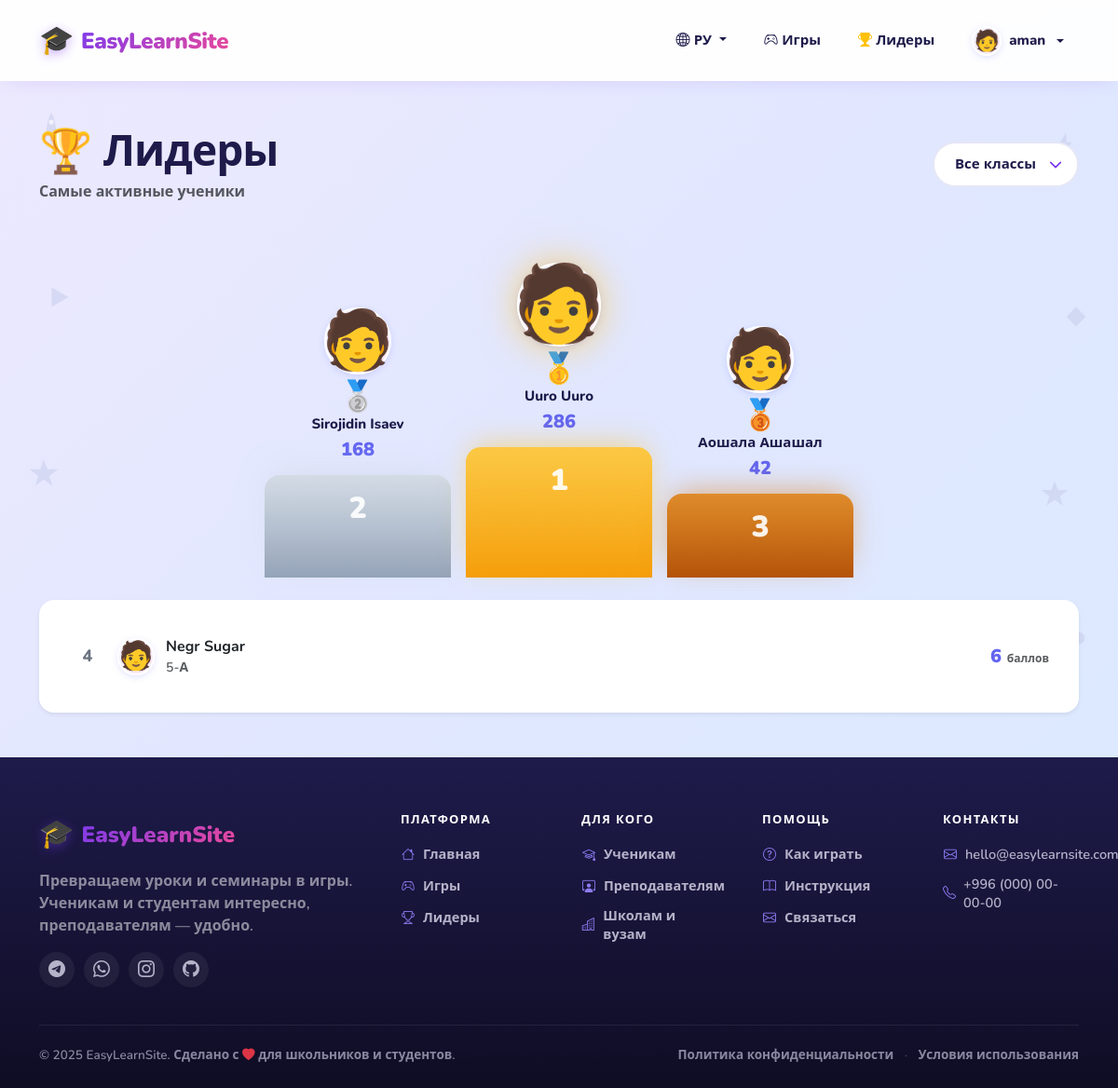
The app's page /scores/leaderboard/ (signed in), older data.
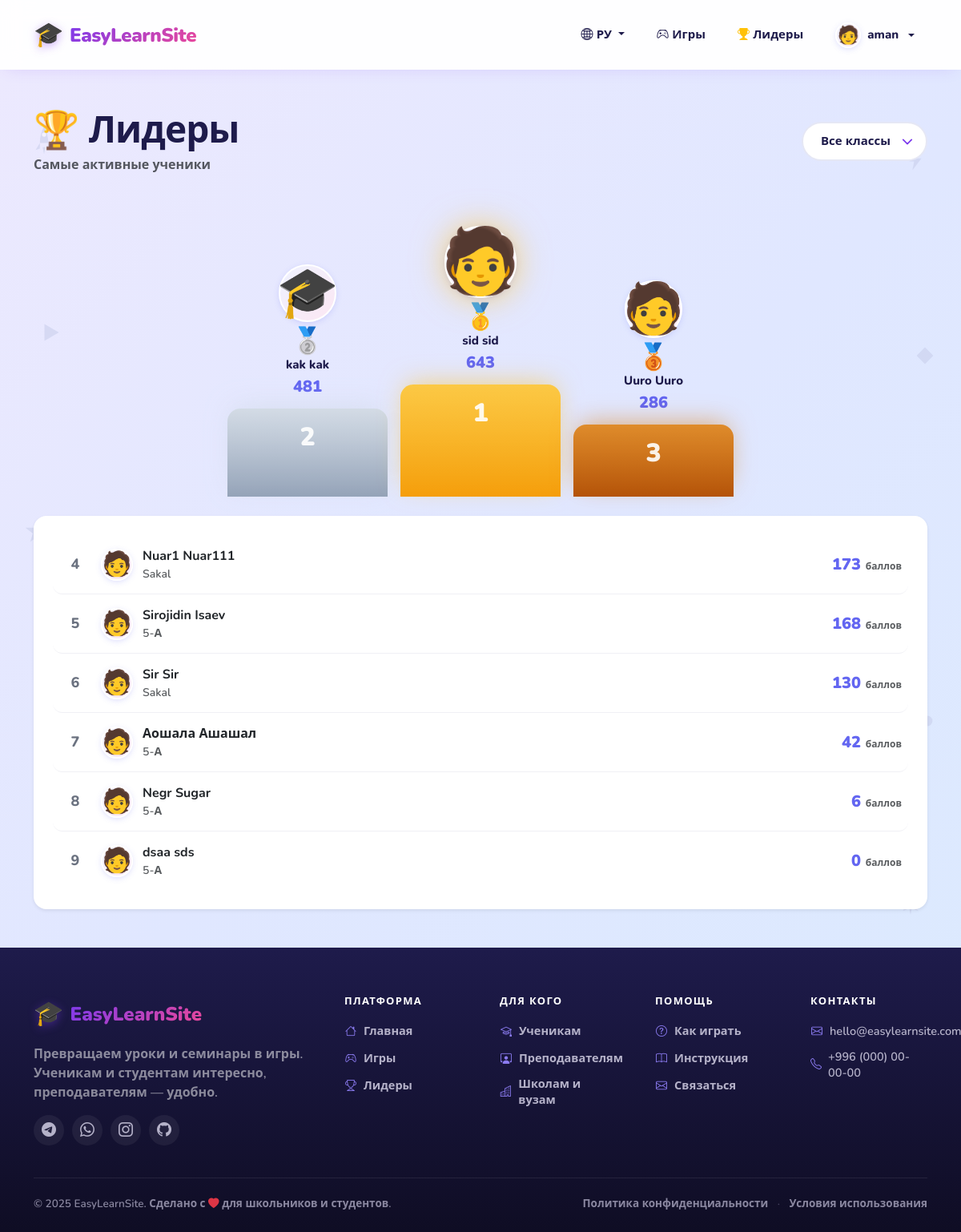
The same page, newer data.
### accounts/models.py (models this page shows, shortened)
class User(AbstractUser):
    ROLE_CHOICES = (
        ('teacher', 'Учитель'),
        ('student', 'Ученик'),
    )
    role = models.CharField('Роль', max_length=10, choices=ROLE_CHOICES)
    grade = models.PositiveSmallIntegerField('Класс (1-4)', null=True, blank=True)
    school_class = models.ForeignKey(
        'SchoolClass',
        null=True, blank=True,
        on_delete=models.SET_NULL,
        related_name='students',
        verbose_name='Школьный класс'
    )
    avatar_emoji = models.CharField(
        'Эмодзи-аватар', max_length=10, blank=True, default='🧑'
    )
    avatar = models.ImageField(
        'Своя аватарка', upload_to='avatars/', null=True, blank=True
    )
    def is_teacher(self):
        return self.role == 'teacher'

class SchoolClass(models.Model):
    name = models.CharField('Название', max_length=50)
    grade = models.PositiveSmallIntegerField('Параллель (1-4)')
    teacher = models.ForeignKey(
        User,
        on_delete=models.CASCADE,
        related_name='owned_classes',
        limit_choices_to={'role': 'teacher'},
        verbose_name='Учитель'
    )
    class Meta:
        verbose_name = 'Школьный класс'
        verbose_name_plural = 'Школьные классы'

### scores/views.py (the view)
# urls.py: path('leaderboard/', views.leaderboard, name='leaderboard'),
@login_required
def leaderboard(request):
    class_id = request.GET.get('class')
    students = User.objects.filter(role='student')
    if class_id:
        students = students.filter(school_class_id=class_id)
    students = students.annotate(
        total=Sum('score_transactions__points')
    ).order_by('-total', 'username')
    return render(request, 'scores/leaderboard.html', {
        'students': students,
        'classes': SchoolClass.objects.all(),
        'selected_class': class_id,
    })

### templates/scores/leaderboard.html (shortened to what this page needs)
{% extends "base.html" %}
{% block content %}
<div class="container py-5">
    <div class="d-flex justify-content-between align-items-center mb-4 flex-wrap gap-3">
        <div>
            <h1 class="section-title mb-1">🏆 Лидеры</h1>
            <p class="text-muted mb-0">Самые активные ученики</p>
        </div>
        <form method="get" class="d-flex gap-2">
            <select name="class" class="form-select rounded-pill" onchange="this.form.submit()">
                <option value="">Все классы</option>
            </select>
        </form>
    </div>
    {% if students %}
        {% if students|length >= 3 %}
            <div class="podium">
                <a href="{% url 'accounts:user_profile' students.1.id %}" class="podium-item">
                    <div class="podium-avatar">
                        {% include 'includes/avatar.html' with user=students.1 size=72 %}
                    </div>
                    <div class="podium-medal">🥈</div>
                    <div class="podium-name">
                        {{ students.1.get_full_name|default:students.1.username }}
                    </div>
                    <div class="podium-score">{{ students.1.total|default:0 }}</div>
                    <div class="podium-block podium-block-2">
                        <span>2</span>
                    </div>
                </a>
                <a href="{% url 'accounts:user_profile' students.0.id %}" class="podium-item">
                    <div class="podium-avatar podium-avatar-1">
                        {% include 'includes/avatar.html' with user=students.0 size=90 %}
                    </div>
                    <div class="podium-medal">🥇</div>
                    <div class="podium-name">
                        {{ students.0.get_full_name|default:students.0.username }}
                    </div>
                    <div class="podium-score">{{ students.0.total|default:0 }}</div>
                    <div class="podium-block podium-block-1">
                        <span>1</span>
                    </div>
                </a>
                <a href="{% url 'accounts:user_profile' students.2.id %}" class="podium-item">
                    <div class="podium-avatar">
                        {% include 'includes/avatar.html' with user=students.2 size=72 %}
                    </div>
                    <div class="podium-medal">🥉</div>
                    <div class="podium-name">
                        {{ students.2.get_full_name|default:students.2.username }}
                    </div>
                    <div class="podium-score">{{ students.2.total|default:0 }}</div>
                    <div class="podium-block podium-block-3">
                        <span>3</span>
                    </div>
                </a>
            </div>
        {% endif %}
        {% if students|length > 3 %}
            <div class="card border-0 shadow-sm rounded-4 mt-4">
                <div class="card-body p-3 p-md-4">
                    <ol class="list-unstyled mb-0">
                        {% for s in students %}
                            {% if forloop.counter > 3 %}
                                <li class="leaderboard-item">
                                    <div class="leaderboard-rank">{{ forloop.counter }}</div>
                                    {% include 'includes/avatar.html' with user=s size=40 link=True %}
                                    <div class="leaderboard-info">
                                        <a href="{% url 'accounts:user_profile' s.id %}"
                                           class="text-decoration-none fw-bold text-dark">
                                            {{ s.get_full_name|default:s.username }}
                                        </a>
                                        {% if s.school_class %}
                                            <div class="small text-muted">{{ s.school_class.name }}</div>
                                        {% endif %}
                                    </div>
                                    <div class="leaderboard-score">
                                        {{ s.total|default:0 }}
                                        <span class="small text-muted">баллов</span>
                                    </div>
                                </li>
                            {% endif %}
                        {% endfor %}
                    </ol>
                </div>
            </div>
        {% endif %}
    {% else %}
        <div class="text-center py-5">
            <div style="font-size: 80px;">🏜️</div>
            <p class="text-muted mb-0">Пока никого нет</p>
        </div>
    {% endif %}
</div>
{% endblock %}

### templates/base.html (shortened to what this page needs)
{% load static %}
{% load i18n %}
<!DOCTYPE html>
<html lang="{{ LANGUAGE_CODE }}">
<head>
    <link href="https://cdn.jsdelivr.net/npm/bootstrap@5.3.3/dist/css/bootstrap.min.css" rel="stylesheet">
    <link href="https://cdn.jsdelivr.net/npm/bootstrap-icons@1.11.3/font/bootstrap-icons.css" rel="stylesheet">
    <link rel="stylesheet" href="{% static 'css/style.css' %}">
</head>
<body>
<div class="side-decor side-decor--left" aria-hidden="true">
    <svg class="d2" viewBox="0 0 40 40" xmlns="http://www.w3.org/2000/svg">
        <path d="M10 6 L34 20 L10 34 Z" fill="#c7cdea"/>
    </svg>
    <svg class="d3" viewBox="0 0 40 40" xmlns="http://www.w3.org/2000/svg">
        <path d="M20 3 L24.5 15 L38 15 L27 23.5 L31 36 L20 28 L9 36 L13 23.5 L2 15 L15.5 15 Z" fill="#c7cdea"/>
    </svg>
    <svg class="d5" viewBox="0 0 40 40" xmlns="http://www.w3.org/2000/svg">
        <path d="M20 4 L36 20 L20 36 L4 20 Z" fill="#c7cdea"/>
    </svg>
    <svg class="d6" viewBox="0 0 40 40" xmlns="http://www.w3.org/2000/svg">
        <path d="M22 3 L10 22 L18 22 L15 37 L30 17 L22 17 Z" fill="#c7cdea"/>
    </svg>
</div>
<div class="side-decor side-decor--right" aria-hidden="true">
    <svg class="d1" viewBox="0 0 40 40" xmlns="http://www.w3.org/2000/svg">
        <path d="M22 3 L10 22 L18 22 L15 37 L30 17 L22 17 Z" fill="#c7cdea"/>
    </svg>
    <svg class="d2" viewBox="0 0 40 40" xmlns="http://www.w3.org/2000/svg">
        <path d="M20 4 L36 20 L20 36 L4 20 Z" fill="#c7cdea"/>
    </svg>
    <svg class="d3" viewBox="0 0 40 40" xmlns="http://www.w3.org/2000/svg">
        <path d="M20 3 L24.5 15 L38 15 L27 23.5 L31 36 L20 28 L9 36 L13 23.5 L2 15 L15.5 15 Z" fill="#c7cdea"/>
    </svg>
    <svg class="d4" viewBox="0 0 40 40" xmlns="http://www.w3.org/2000/svg">
        <circle cx="20" cy="20" r="16" fill="#c7cdea"/>
    </svg>
    <svg class="d6" viewBox="0 0 40 40" xmlns="http://www.w3.org/2000/svg">
        <path d="M30 6 L6 20 L30 34 Z" fill="#c7cdea"/>
    </svg>
</div>
<nav class="navbar navbar-expand-lg navbar-light bg-white shadow-sm sticky-top">
    <div class="container">
        <a class="navbar-brand fw-bold d-flex align-items-center gap-2" href="/">
            <span class="brand-icon">🎓</span>
            <span class="brand-text">EasyLearnSite</span>
        </a>
        <div class="collapse navbar-collapse" id="mainNav">
            <ul class="navbar-nav ms-auto align-items-lg-center gap-lg-2">
                <li class="nav-item dropdown">
                    <a class="nav-link dropdown-toggle" href="#" role="button" data-bs-toggle="dropdown">
                        <i class="bi bi-globe2"></i>
                        {% get_current_language as CURRENT_LANG %}
                        {% if CURRENT_LANG == 'ky' %}КЫ{% else %}РУ{% endif %}
                    </a>
                </li>
                {% if user.is_authenticated %}
                    <li class="nav-item">
                        <a class="nav-link" href="{% url 'games:list' %}">
                            <i class="bi bi-controller"></i> {% trans "Игры" %}
                        </a>
                    </li>
                    <li class="nav-item">
                        <a class="nav-link" href="{% url 'scores:leaderboard' %}">
                            <i class="bi bi-trophy-fill text-warning"></i> {% trans "Лидеры" %}
                        </a>
                    </li>
                    <li class="nav-item dropdown">
                        <a class="nav-link dropdown-toggle d-flex align-items-center gap-2" href="#" role="button" data-bs-toggle="dropdown">
                            {% include 'includes/avatar.html' with user=user size=32 %}
                            <span>{{ user.get_full_name|default:user.username }}</span>
                        </a>
                    </li>
                {% endif %}
            </ul>
        </div>
    </div>
</nav>
<main>
    {% block content %}{% endblock %}
</main>
<footer class="site-footer">
    <div class="container">
        <div class="row g-5">
            <div class="col-lg-4">
                <div class="d-flex align-items-center gap-2 mb-3">
                    <span class="brand-icon">🎓</span>
                    <span class="brand-text text-white">EasyLearnSite</span>
                </div>
                <p class="text-white-50 mb-3">
                </p>
                <div class="footer-socials">
                    <a href="#" title="Telegram"><i class="bi bi-telegram"></i></a>
                    <a href="#" title="WhatsApp"><i class="bi bi-whatsapp"></i></a>
                    <a href="#" title="Instagram"><i class="bi bi-instagram"></i></a>
                    <a href="#" title="GitHub"><i class="bi bi-github"></i></a>
                </div>
            </div>
            <div class="col-6 col-lg-2">
                <h6 class="footer-heading">{% trans "Платформа" %}</h6>
                <ul class="list-unstyled footer-links">
                    <li><a href="/"><i class="bi bi-house"></i> {% trans "Главная" %}</a></li>
                    <li><a href="{% url 'games:list' %}"><i class="bi bi-controller"></i> {% trans "Игры" %}</a></li>
                    <li><a href="{% url 'scores:leaderboard' %}"><i class="bi bi-trophy"></i> {% trans "Лидеры" %}</a></li>
                </ul>
            </div>
            <div class="col-6 col-lg-2">
                <h6 class="footer-heading">{% trans "Для кого" %}</h6>
                <ul class="list-unstyled footer-links">
                    <li><a href="{% url 'accounts:signup' %}?role=student"><i class="bi bi-mortarboard"></i> {% trans "Ученикам" %}</a></li>
                    <li><a href="{% url 'accounts:signup' %}?role=teacher"><i class="bi bi-person-workspace"></i> {% trans "Преподавателям" %}</a></li>
                    <li><a href="#"><i class="bi bi-buildings"></i> {% trans "Школам и вузам" %}</a></li>
                </ul>
            </div>
            <div class="col-6 col-lg-2">
                <h6 class="footer-heading">{% trans "Помощь" %}</h6>
                <ul class="list-unstyled footer-links">
                    <li><a href="#"><i class="bi bi-question-circle"></i> {% trans "Как играть" %}</a></li>
                    <li><a href="#"><i class="bi bi-book"></i> {% trans "Инструкция" %}</a></li>
                    <li><a href="#"><i class="bi bi-envelope"></i> {% trans "Связаться" %}</a></li>
                </ul>
            </div>
            <div class="col-6 col-lg-2">
                <h6 class="footer-heading">{% trans "Контакты" %}</h6>
                <ul class="list-unstyled footer-links">
                    <li>
                        <a href="mailto:hello@easylearnsite.com">
                            <i class="bi bi-envelope"></i> hello@easylearnsite.com
                        </a>
                    </li>
                    <li>
                        <a href="tel:+996000000000">
                            <i class="bi bi-telephone"></i> +996 (000) 00-00-00
                        </a>
                    </li>
                </ul>
            </div>
        </div>
        <hr class="footer-divider">
        <div class="footer-bottom">
            <div class="row align-items-center g-2">
                <div class="col-md-6 text-center text-md-start">
                    <i class="bi bi-heart-fill text-danger"></i>
                    {% trans "для школьников и студентов." %}
                </div>
                <div class="col-md-6 text-center text-md-end">
                    <a href="#" class="footer-bottom-link">{% trans "Политика конфиденциальности" %}</a>
                    <span class="footer-dot">·</span>
                    <a href="#" class="footer-bottom-link">{% trans "Условия использования" %}</a>
                </div>
            </div>
        </div>
    </div>
</footer>
</body>
</html>

### templates/includes/avatar.html (shortened to what this page needs)
{% if link %}<a href="{% url 'accounts:user_profile' user.id %}" class="avatar-link text-decoration-none">{% endif %}
{% if user.avatar %}
    <img src="{{ user.avatar.url }}"
         alt="{{ user.username }}"
         class="{{ css_class|default:'' }}"
         style="width: {{ size|default:40 }}px;
                height: {{ size|default:40 }}px;
                border-radius: 50%;
                object-fit: cover;
                flex-shrink: 0;
                display: inline-block;
                vertical-align: middle;
                border: 2px solid #fff;
                box-shadow: 0 2px 8px -2px rgba(99,102,241,0.3);
                overflow: hidden;">
{% else %}
    <span class="{{ css_class|default:'' }}"
          style="display: inline-flex;
                 align-items: center;
                 justify-content: center;
                 width: {{ size|default:40 }}px;
                 height: {{ size|default:40 }}px;
                 font-size: {{ size|default:40|add:"-10" }}px;
                 line-height: 1;
                 border-radius: 50%;
                 background: linear-gradient(135deg, #eef2ff, #fce7f3);
                 flex-shrink: 0;
                 border: 2px solid #fff;
                 box-shadow: 0 2px 8px -2px rgba(99,102,241,0.3);">
        {{ user.avatar_emoji|default:"🧑" }}
    </span>
{% endif %}
{% if link %}</a>{% endif %}

Row changes from the older to the newer data that the page shows:
added User: avatar_emoji "🎓", first_name+last_name+username "kak kak", students "481"
added User: avatar_emoji "🧑", first_name+last_name+username "sid sid", students "643"
added User: {{ size|default:40 }} 40 (drawn), avatar_emoji "🧑", get_full_name "Nuar1 Nuar111", school_class.name "Sakal", total "173"
now on one of the page's lists (row unchanged): User: avatar_emoji "🧑", get_full_name "Sirojidin Isaev", school_class.name "5-А", total "168"
added User: {{ size|default:40 }} 40 (drawn), avatar_emoji "🧑", get_full_name "Sir Sir", school_class.name "Sakal", total "130"
now on one of the page's lists (row unchanged): User: avatar_emoji "🧑", get_full_name "Аошала Ашашал", school_class.name "5-А", total "42"
added User: {{ size|default:40 }} 40 (drawn), avatar_emoji "🧑", get_full_name "dsaa sds", school_class.name "5-А", total "0"
Text that changed along with them:
{{ students.2.get_full_name|default:students.2.username }}: "Аошала Ашашал" → "Uuro Uuro"
{{ students.2.total|default:0 }}: "42" → "286"
{{ user.avatar_emoji|default:"🧑" }}: "🧑" → "🎓"
{{ students.1.get_full_name|default:students.1.username }}: "Sirojidin Isaev" → "kak kak"
{{ students.1.total|default:0 }}: "168" → "481"
{{ students.0.get_full_name|default:students.0.username }}: "Uuro Uuro" → "sid sid"
{{ students.0.total|default:0 }}: "286" → "643"
